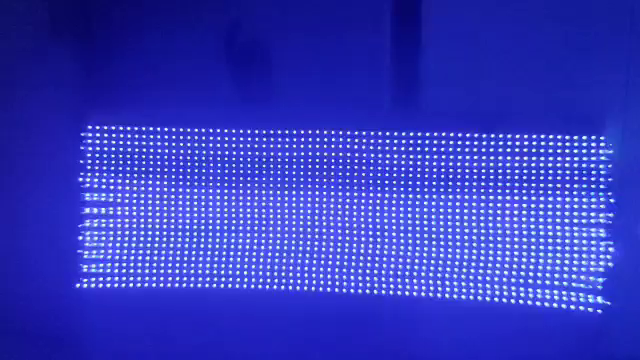
#> input picture frame 58 of night.mp4, 640 x 360 px
$ python video_analyzer_4panel.py
#> lines starting #> are read from the running program, lines starting #| are printed output that depends on the picture; after the words box and inside, x2 and y2 are one past the last pixel; in counts of white or black regions, pixels touching at a corner belong together
import cv2
import numpy as np
import os


class VideoAnalyzer:

    def __init__(self, video_path):

        # ==========================================================
        # VIDEO
        # ==========================================================
#> in run, frame is the input picture: shape (360, 640, 3); mean B, G, R 189.6, 57.3, 51.2
        self.video_path = video_path
        self.cap = cv2.VideoCapture(video_path)

        if not self.cap.isOpened():
            print("ERROR: Could not open video!")
            print("Path:", os.path.abspath(video_path))
            print("File exists:", os.path.exists(video_path))
            return

        print("Video opened successfully!")

        self.current_frame_idx = 0
        self.is_paused = False
        self.current_frame = None
        self.current_roi = None
        self.current_roi_origin = (0, 0)

        # ==========================================================
        # ROI
        # ==========================================================
        self.roi = None
        self.is_roi_selected = False

        # ==========================================================
        # FROZEN ROI
        # ==========================================================
        self.frozen_roi = None
        self.frozen_zoom = 4.0

        # ==========================================================
        # STABILIZATION
        # ==========================================================
        self.prev_gray = None
        self.camera_x = 0.0
        self.camera_y = 0.0

        self.smoothing = 0.92
        self.dead_zone = 0.15
        self.max_shift = 15.0

        # ==========================================================
        # DETECTION MODE
        # B = Brightness
        # C = Color
        # A = Brightness + Color
        # ==========================================================
        self.detection_mode = "B"

        # ==========================================================
        # COLORS - HSV
        # ==========================================================
        self.color_ranges = {
            "BLUE": (
                np.array([100, 60, 35], dtype=np.uint8),
                np.array([140, 255, 255], dtype=np.uint8)
            ),

            "GREEN": (
                np.array([35, 55, 35], dtype=np.uint8),
                np.array([88, 255, 255], dtype=np.uint8)
            ),

            "TURQUOISE": (
                np.array([80, 45, 35], dtype=np.uint8),
                np.array([105, 255, 255], dtype=np.uint8)
            ),

            "YELLOW": (
                np.array([15, 55, 35], dtype=np.uint8),
                np.array([40, 255, 255], dtype=np.uint8)
            ),

            "RED1": (
                np.array([0, 55, 35], dtype=np.uint8),
                np.array([12, 255, 255], dtype=np.uint8)
            ),

            "RED2": (
                np.array([168, 55, 35], dtype=np.uint8),
                np.array([179, 255, 255], dtype=np.uint8)
            )
        }

        # ==========================================================
        # BRIGHTNESS / PIXEL DETECTION
        # ==========================================================
        self.brightness_factor = 1.12
        self.local_brightness_offset = 18
        self.min_area = 2
        self.max_area = 100000

        # Small colored/bright pixels are intentionally preserved.
        self.morph_kernel = np.ones((2, 2), np.uint8)

        # ==========================================================
        # ARRAYS
        # ==========================================================
        self.detected_objects = []
        self.manual_points = []

        # Deleted automatic detections are stored by CENTER,
        # so a slightly changing bounding box will still remain deleted.
        self.deleted_objects = []

        # ==========================================================
        # MANUAL MODES
        # ==========================================================
        self.manual_add_mode = False
        self.manual_delete_mode = False

        # ==========================================================
        # TEMPORAL FILTER
        # ==========================================================
        # Kept at 1 so small/moving pixels are not lost.
        self.previous_detections = []
        self.required_frames = 1

        # ==========================================================
        # ZOOM
        # ==========================================================
        self.zoom = 4.0
        self.main_zoom = 1.0

        # ==========================================================
        # LETTER MAPPING PANEL
        # ==========================================================
        self.selected_letter = "A"
        self.letter_panel_width = 420
        self.letter_canvas_size = 360
        self.letter_font = cv2.FONT_HERSHEY_SIMPLEX
        self.letter_font_scale = 10.0
        self.letter_thickness = 22

    # ==========================================================
    # BRIGHTNESS DETECTION
    # ==========================================================
    # [320 lines left out: functions detect_bright_pixels, detect_color, detect_objects, get_pixel_color, filter_detections, is_deleted_object, not called in this run]

    # ==========================================================
    # CAMERA STABILIZATION
    # ==========================================================
    def stabilize_frame(self, frame):

        try:

            gray = cv2.cvtColor(
                frame,
                cv2.COLOR_BGR2GRAY
            )
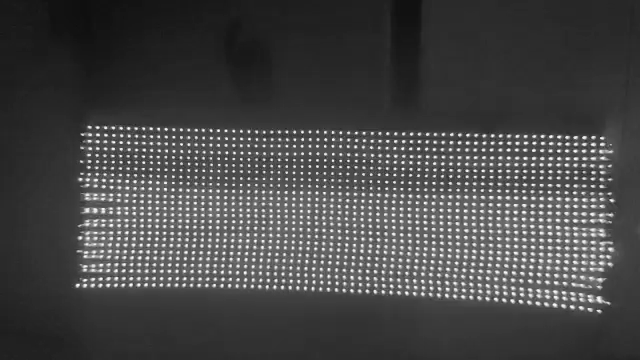
#> gray: shape (360, 640); min 15, max 255, mean 70.6

            if self.prev_gray is None:

                self.prev_gray = gray.copy()
                self.camera_x = 0.0
                self.camera_y = 0.0

                return frame

            previous_points = cv2.goodFeaturesToTrack(
                self.prev_gray,
                maxCorners=300,
                qualityLevel=0.01,
                minDistance=12,
                blockSize=7
            )

            if previous_points is None:

                self.prev_gray = gray.copy()
                return frame

            current_points, status, _ = cv2.calcOpticalFlowPyrLK(
                self.prev_gray,
                gray,
                previous_points,
                None,
                winSize=(21, 21),
                maxLevel=3,
                criteria=(
                    cv2.TERM_CRITERIA_EPS |
                    cv2.TERM_CRITERIA_COUNT,
                    30,
                    0.01
                )
            )

            if (
                current_points is None
                or status is None
            ):
                self.prev_gray = gray.copy()
                return frame

            valid = (
                status.ravel() == 1
            )

            good_previous = previous_points[valid]
            good_current = current_points[valid]

            if len(good_previous) < 10:

                self.prev_gray = gray.copy()
                return frame

            movement = (
                good_current -
                good_previous
            )

            dx_values = movement[:, 0]
            dy_values = movement[:, 1]

            dx_median = np.median(
                dx_values
            )

            dy_median = np.median(
                dy_values
            )

            # Remove outliers
            distance = np.sqrt(
                (dx_values - dx_median) ** 2 +
                (dy_values - dy_median) ** 2
            )

            good = (
                distance < 3.0
            )

            if np.sum(good) >= 8:

                dx = np.median(
                    dx_values[good]
                )

                dy = np.median(
                    dy_values[good]
                )

            else:

                dx = dx_median
                dy = dy_median

            dx = float(
                np.clip(
                    dx,
                    -self.max_shift,
                    self.max_shift
                )
            )

            dy = float(
                np.clip(
                    dy,
                    -self.max_shift,
                    self.max_shift
                )
            )

            if abs(dx) < self.dead_zone:
                dx = 0.0

            if abs(dy) < self.dead_zone:
                dy = 0.0

            self.camera_x = (
                self.smoothing * self.camera_x
                +
                (1 - self.smoothing) * dx
            )

            self.camera_y = (
                self.smoothing * self.camera_y
                +
                (1 - self.smoothing) * dy
            )

            matrix = np.float32([
                [1, 0, -self.camera_x],
                [0, 1, -self.camera_y]
            ])

            stabilized = cv2.warpAffine(
                frame,
                matrix,
                (
                    frame.shape[1],
                    frame.shape[0]
                ),
                flags=cv2.INTER_LINEAR,
                borderMode=cv2.BORDER_REFLECT
            )

            self.prev_gray = gray.copy()

            return stabilized

        except Exception as error:

            print(
                "Stabilization error:",
                error
            )

            return frame

    # ==========================================================
    # CONVERT MOUSE POSITION TO ORIGINAL VIDEO POSITION
    # ==========================================================
    # [526 lines left out: functions mouse_to_video_point, mouse_callback, draw_manual_point, print_coordinates, build_zoom_roi, build_letter_panel and 1 more, not called in this run]

    # ==========================================================
    # FOUR-PANEL DISPLAY
    # ==========================================================
    def fit_panel(self, image, size, title):
#> called with size = (640, 360), title = 'VIDEO'
        pw, ph = size
        canvas = np.zeros((ph, pw, 3), dtype=np.uint8)
        canvas[:] = (18, 18, 18)
        if image is None or image.size == 0:
            cv2.putText(canvas, title, (12, 28), cv2.FONT_HERSHEY_SIMPLEX,
                        0.65, (235, 235, 235), 2, cv2.LINE_AA)
            return canvas
        ih, iw = image.shape[:2]
        scale = min((pw-10)/iw, (ph-42)/ih)
        nw, nh = max(1, int(iw*scale)), max(1, int(ih*scale))
        interp = cv2.INTER_NEAREST if scale >= 1 else cv2.INTER_AREA
        resized = cv2.resize(image, (nw, nh), interpolation=interp)
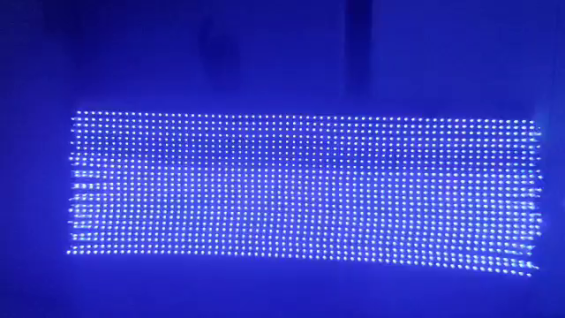
#> resized: shape (318, 565, 3); mean B, G, R 189.7, 57.4, 51.4
        x = (pw-nw)//2
        y = 36 + max(0, (ph-36-nh)//2)
        canvas[y:y+nh, x:x+nw] = resized
        cv2.putText(canvas, title, (12, 27), cv2.FONT_HERSHEY_SIMPLEX,
                    0.65, (235, 235, 235), 2, cv2.LINE_AA)
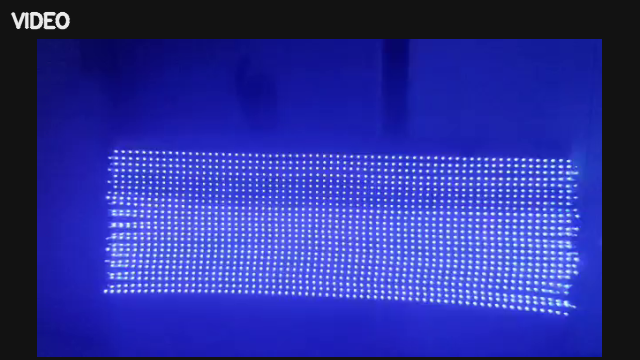
#> canvas: shape (360, 640, 3); mean B, G, R 152.4, 49.3, 44.6
        return canvas

    def build_zoom_panel(self, roi):
        if roi is None or roi.size == 0:
            return self.fit_panel(None, (640, 360), "ZOOM")
        zoom = cv2.resize(roi, None, fx=self.zoom, fy=self.zoom,
                          interpolation=cv2.INTER_NEAREST)
        # Clean, uniform thin green detection squares.
        for gx, gy, gw, gh in self.detected_objects:
            x1, y1 = self.current_roi_origin
            lx = int((gx-x1)*self.zoom); ly = int((gy-y1)*self.zoom)
            rw = max(1, int(gw*self.zoom)); rh = max(1, int(gh*self.zoom))
            cv2.rectangle(zoom, (lx,ly), (lx+rw,ly+rh), (0,255,0), 1)
        return self.fit_panel(zoom, (640, 360), f"ZOOM x{self.zoom:.1f}")

    def build_map_panel(self, roi):
        pw, ph = 640, 360
        panel = np.zeros((ph,pw,3), dtype=np.uint8); panel[:] = (22,22,22)
        cv2.putText(panel, "MAP", (12,27), cv2.FONT_HERSHEY_SIMPLEX, .65, (235,235,235), 2, cv2.LINE_AA)
        if roi is None or roi.size == 0: return panel
        h,w=roi.shape[:2]
        left,top,right,bottom=55,48,pw-25,ph-35
        sx=(right-left)/max(1,w); sy=(bottom-top)/max(1,h)
        # grid/axes
        cv2.line(panel,(left,bottom),(right,bottom),(150,150,150),1)
        cv2.line(panel,(left,top),(left,bottom),(150,150,150),1)
        cv2.putText(panel,"X",(right-14,bottom-7),cv2.FONT_HERSHEY_SIMPLEX,.45,(180,180,180),1,cv2.LINE_AA)
        cv2.putText(panel,"Y",(left+7,top+16),cv2.FONT_HERSHEY_SIMPLEX,.45,(180,180,180),1,cv2.LINE_AA)
        for i,(gx,gy,gw,gh) in enumerate(self.detected_objects,1):
            x1,y1=self.current_roi_origin
            lx=(gx-x1)*sx+left; ly=(gy-y1)*sy+top
            rw=max(2,gw*sx); rh=max(2,gh*sy)
            cv2.rectangle(panel,(int(lx),int(ly)),(int(lx+rw),int(ly+rh)),(0,255,0),1)
            cv2.putText(panel,f"{gx},{gy}",(int(lx)+3,max(top+12,int(ly)-2)),cv2.FONT_HERSHEY_SIMPLEX,.38,(0,255,0),1,cv2.LINE_AA)
        return panel

    def build_letter_panel_4(self, source_image):
        panel_w,panel_h=640,360
        panel=np.zeros((panel_h,panel_w,3),dtype=np.uint8); panel[:]=(22,22,22)
        cv2.putText(panel,f"LETTER VIEW: {self.selected_letter}",(12,27),cv2.FONT_HERSHEY_SIMPLEX,.65,(235,235,235),2,cv2.LINE_AA)
        left,top,right,bottom=55,48,panel_w-25,panel_h-25
        cw,ch=right-left,bottom-top
        glyph=np.zeros((ch,cw),dtype=np.uint8)
        scale=10.0
        (tw,th),base=cv2.getTextSize(self.selected_letter,self.letter_font,scale,self.letter_thickness)
        while (tw>cw-20 or th+base>ch-20) and scale>1:
            scale*=.9; (tw,th),base=cv2.getTextSize(self.selected_letter,self.letter_font,scale,self.letter_thickness)
        cv2.putText(glyph,self.selected_letter,(max(2,(cw-tw)//2),max(th+2,(ch+th)//2)),self.letter_font,scale,255,self.letter_thickness,cv2.LINE_AA)
        if source_image is not None and source_image.size:
            vid=cv2.resize(source_image,(cw,ch),interpolation=cv2.INTER_NEAREST)
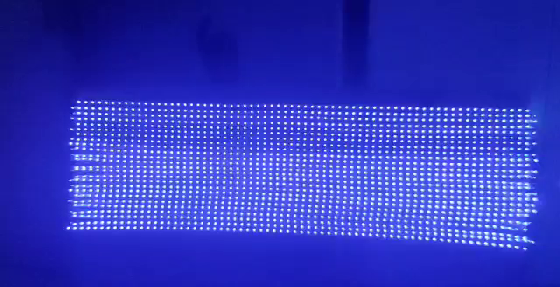
#> vid: shape (287, 560, 3); mean B, G, R 189.6, 57.5, 51.5
            letter=cv2.bitwise_and(vid,vid,mask=glyph)
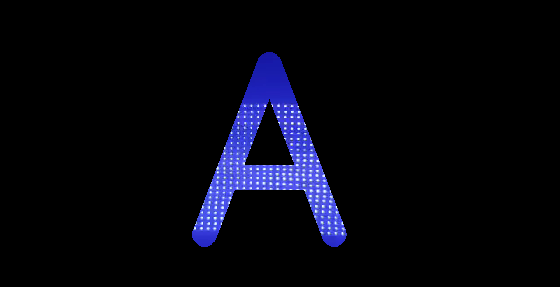
#> letter: shape (287, 560, 3); mean B, G, R 14.6, 5.7, 5.2
            panel[top:bottom,left:right]=letter
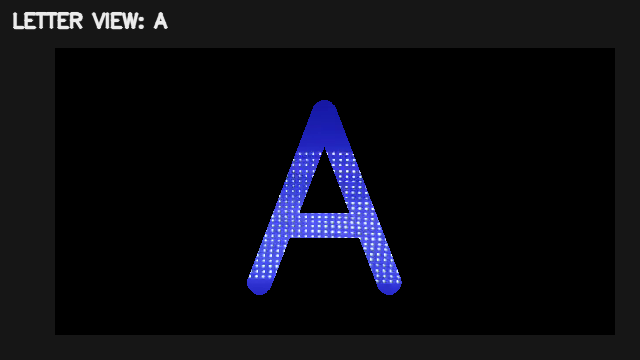
#> panel: shape (360, 640, 3); mean B, G, R 18, 11.8, 11.5
        cv2.line(panel,(left,bottom),(right,bottom),(150,150,150),1); cv2.line(panel,(left,top),(left,bottom),(150,150,150),1)
#> after `cv2.line(panel, (left, top), (left, bottom), (150, 150, 150), 1)`:
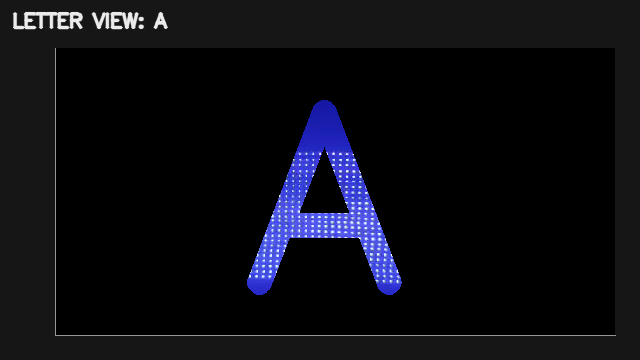
#> panel: shape (360, 640, 3); mean B, G, R 18.5, 12.3, 12
        cv2.putText(panel,"X",(right-14,bottom-7),cv2.FONT_HERSHEY_SIMPLEX,.45,(180,180,180),1,cv2.LINE_AA)
#> panel: shape (360, 640, 3); 0.03% of pixels changed, all inside (x1, y1, x2, y2) = (601, 318, 611, 330)
        cv2.putText(panel,"Y",(left+7,top+16),cv2.FONT_HERSHEY_SIMPLEX,.45,(180,180,180),1,cv2.LINE_AA)
#> panel: shape (360, 640, 3); mean B, G, R 18.5, 12.4, 12
#> (the rest of the program and of its run is left out)
